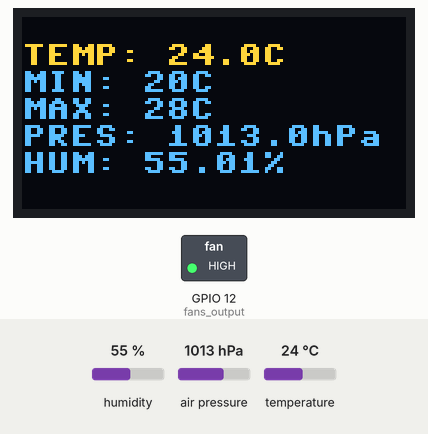
Recording of a program running on a simulated ESP32 board running MicroPython. Shown: 128×64 one-colour display, switched loads named in the program (green lamp = pin HIGH). The inputs (shaded band) are chosen by the test bench; at power-on: humidity 55 %, air pressure 1013 hPa, temperature 24 °C. The OLED is the two-colour kind (top 16 rows yellow); library files of the repository ran but are not shown: bme280.py, ssd1306.py.

Above: at 1.2 s.
1.3 s: humidity set to 22 %
At 2.2 s:
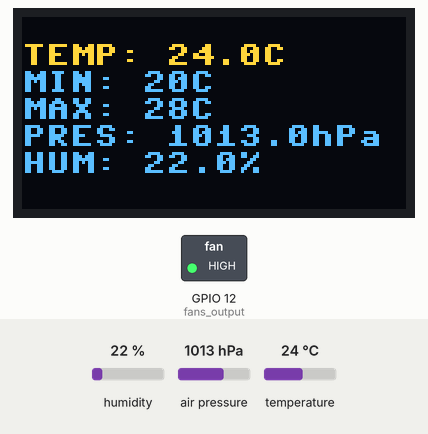
3.0 s: air pressure set to 952 hPa
At 4.2 s:
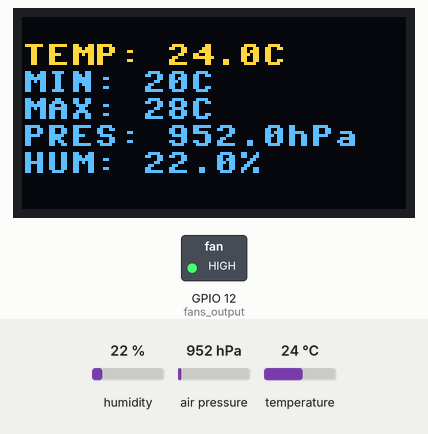
4.5 s: temperature set to 12 °C
At 5.5 s:
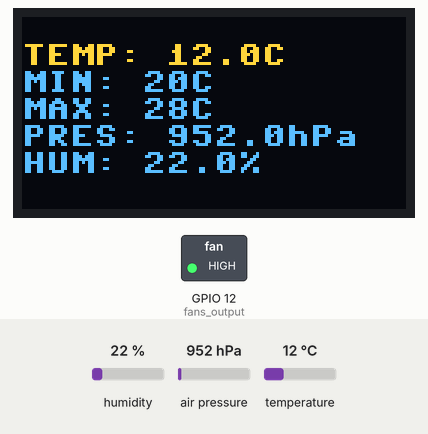
6.0 s: humidity set to 40 %
At 6.7 s:
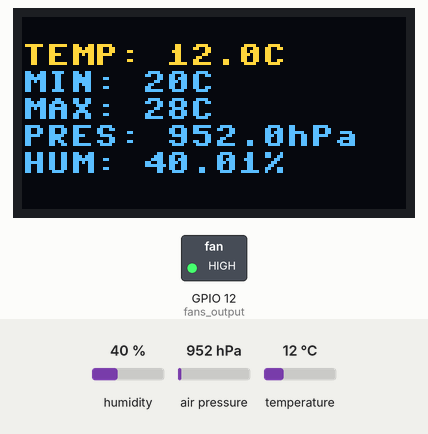
Timing chart, 0 to 8.5 s (numbered marks = the images above; inputs shaded):
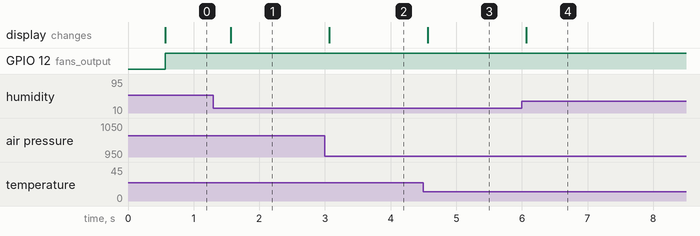

Measured:
- after the input at 1.3 s, the display: changes after 0.27 s (image 1)
- after the input at 3.0 s, the display: changes after 0.06 s (image 2)
- after the input at 4.5 s, the display: changes after 0.06 s (image 3)
- after the input at 6.0 s, the display: changes after 0.06 s (image 4)

The program:

main.py
```python
from machine import Pin, Timer, SoftI2C
from bme280 import BME280
from ssd1306 import SSD1306_I2C

i2cbus = SoftI2C(scl=Pin(22), sda=Pin(21))
bme280 = BME280(i2c=i2cbus)
oled = SSD1306_I2C(width=128, height=64, i2c=i2cbus)
# sct013 = ...

fans_output = Pin(12, Pin.OUT)

# Constants

TEMP_IDX = 0
PRES_IDX = 1
HUM_IDX = 2
MIN_TEMP = 20
MAX_TEMP = 28

def update_oled():
    # oled.text(f'POWER: {sct013.values[0]}W', 0, 0)

    oled.text(f'TEMP: {bme280.values[TEMP_IDX]}C', 0, 9)
    oled.text(f'MIN: {MIN_TEMP}C', 0, 18)
    oled.text(f'MAX: {MAX_TEMP}C', 0, 27)

    oled.text(f'PRES: {bme280.values[PRES_IDX]}hPa', 0, 36)
    oled.text(f'HUM: {bme280.values[HUM_IDX]}%', 0, 45)

    oled.show()
    oled.fill(0)

update_fans = lambda: fans_output.value(not bme280.values[TEMP_IDX] > MAX_TEMP) # Relay actives on low, therefore, the condition is inverted with 'not'

def listener(t):
    update_oled()
    update_fans()

listener_handler = Timer(0)
listener_handler.init(period=500, callback=listener)
```
